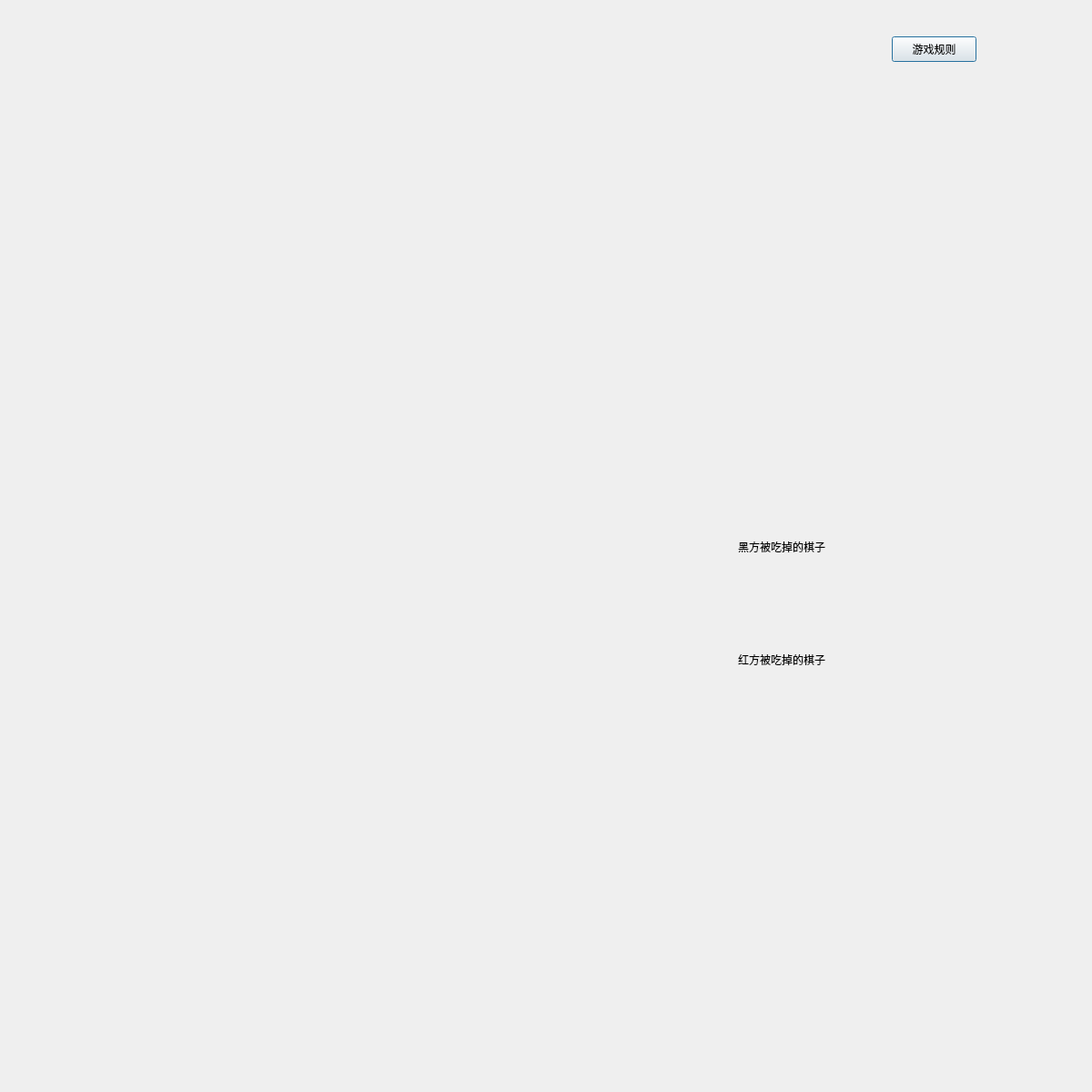
<?xml version="1.0" encoding="UTF-8"?>
<ui version="4.0">
 <class>board</class>
 <widget class="QDialog" name="board">
  <property name="geometry">
   <rect>
    <x>0</x>
    <y>0</y>
    <width>1200</width>
    <height>1200</height>
   </rect>
  </property>
  <property name="windowTitle">
   <string>Dialog</string>
  </property>
  <property name="styleSheet">
   <string notr="true"/>
  </property>
  <widget class="QPushButton" name="pushButton">
   <property name="geometry">
    <rect>
     <x>980</x>
     <y>40</y>
     <width>93</width>
     <height>28</height>
    </rect>
   </property>
   <property name="text">
    <string>游戏规则</string>
   </property>
  </widget>
  <widget class="QLabel" name="label">
   <property name="geometry">
    <rect>
     <x>811</x>
     <y>570</y>
     <width>151</width>
     <height>61</height>
    </rect>
   </property>
   <property name="text">
    <string>黑方被吃掉的棋子</string>
   </property>
  </widget>
  <widget class="QLabel" name="label_2">
   <property name="geometry">
    <rect>
     <x>811</x>
     <y>699</y>
     <width>131</width>
     <height>51</height>
    </rect>
   </property>
   <property name="text">
    <string>红方被吃掉的棋子</string>
   </property>
  </widget>
 </widget>
 <resources/>
 <connections/>
</ui>
